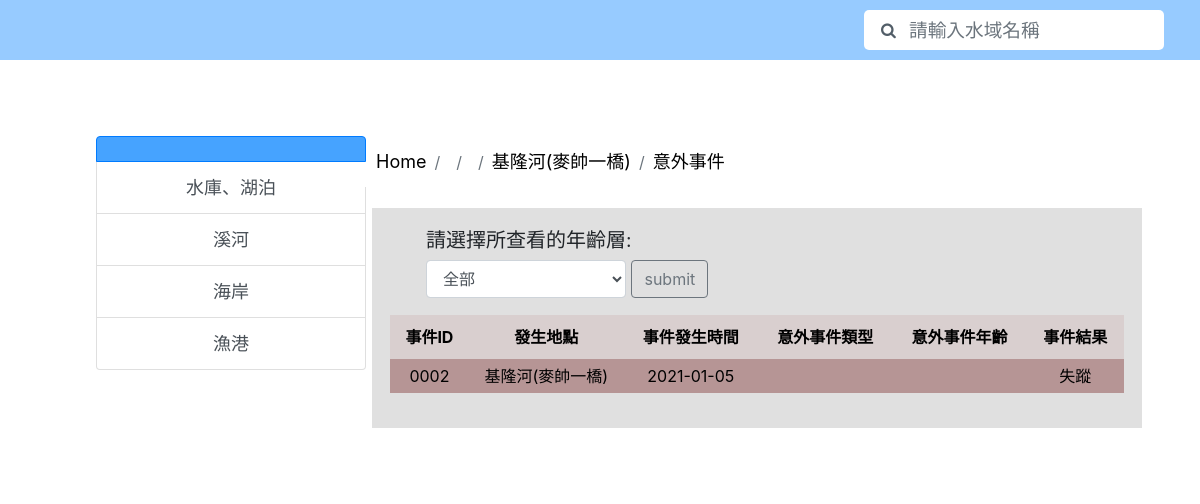
/waterweb2.0/accident.php?location=基隆河(麥帥一橋), run on the app's committed database.
### waterweb2.0/pdo.php (called while the page is built, shortened)
<?php
	class mypdo extends PDO{
		function bindQuery($sql, array $bind = []){
			$this->_stmt = $this->prepare($sql);
			$this->_stmt->execute();
			return $this->_stmt->fetchAll(PDO::FETCH_ASSOC);
		}
	}
?>

### waterweb2.0/accident.php (the view, shortened to what this page needs)
<?php
    require("pdo.php");
    $pdo = new mypdo();
    $table = "";
    $table.= "<br /><br /><br /><table>";
    $watertype=$_GET["type"];
    $area=$_GET["area"];
    $location=$_GET["location"];
    $locationPer=$location.'%';
    $changeagebutton=
    '<form method="post" action="">
        <select name="agelist" class="form-control" style="width:200px;">';
    $changeagebutton.='<option value="全部">全部</option>';
    $changeagebutton.=
    '</select><input type="submit" value="submit" class="btn btn-outline-secondary" style="position:absolute ;left:100%;top:45%"">
    </form>';
    if(isset($_POST["agelist"]))
    {
        $agelist=@$_POST["agelist"];
        if($agelist!="全部")
        {
            $sql = "SELECT `事件ID`,`發生地點`,`事件發生時間`,`意外事件類型`,`意外事件年齡`,`事件結果`
            FROM (`意外事件` LEFT JOIN `意外事件年齡` ON `意外事件`.`年齡層`=`意外事件年齡`.`ID`)
            LEFT JOIN `意外事件類型` ON `意外事件`.`事件類型`=`意外事件類型`.`ID`
            WHERE `發生地點` LIKE '$locationPer' AND `年齡層`='$agelist';";
        }
        else
        {
            $sql = "SELECT `事件ID`,`發生地點`,`事件發生時間`,`意外事件類型`,`意外事件年齡`,`事件結果`
            FROM (`意外事件` LEFT JOIN `意外事件年齡` ON `意外事件`.`年齡層`=`意外事件年齡`.`ID`)
            LEFT JOIN `意外事件類型` ON `意外事件`.`事件類型`=`意外事件類型`.`ID`
            WHERE `發生地點` LIKE '$locationPer';";
        }
        $rows = $pdo->bindQuery($sql);
        if(!$rows)
        {
            $table="<br /><br /><br /><h4>No Data</h4>";
        }
        else
        {
            $table.="<tr>";
            $attributes=array_keys($rows[0]);
            foreach($attributes as $attribute)
            {
                $table.="<th>".$attribute."</th>";
            }
            $table.="</tr>";
            foreach($rows as $row)
            {
                $table .="<tr>";
                foreach($row as $key => $value)
                {
                    if($key=="事件ID")
                    {
                        $table .= "<td>".$value."</td>";
                    }
                    if($key=="發生地點")
                    {
                        $table .= "<td>".$value."</td>";
                    }
                    if($key=="事件發生時間")
                    {
                        $table .= "<td>".$value."</td>";
                    }
                    if($key=="意外事件類型")
                    {
                        $table .= "<td>".$value."</td>";
                    }
                    if($key=="意外事件年齡")
                    {
                        $table .= "<td>".$value."</td>";
                    }
                    if($key=="事件結果")
                    {
                        $table .= "<td>".$value."</td>";
                    }
                }
                $table .="</tr>";
            }
            $table .= "</table>";
        }
    }
    else
    {
        $sql = "SELECT `事件ID`,`發生地點`,`事件發生時間`,`意外事件類型`,`意外事件年齡`,`事件結果`
        FROM (`意外事件` LEFT JOIN `意外事件年齡` ON `意外事件`.`年齡層`=`意外事件年齡`.`ID`)
        LEFT JOIN `意外事件類型` ON `意外事件`.`事件類型`=`意外事件類型`.`ID`
        WHERE `發生地點` LIKE '$locationPer';";
        $rows = $pdo->bindQuery($sql);
        if(!$rows)
        {
            $table="<br /><br /><br /><h4>No Data</h4>";
        }
        else
        {
            $table.="<tr>";
            $attributes=array_keys($rows[0]);
            foreach($attributes as $attribute)
            {
                $table.="<th>".$attribute."</th>";
            }
            $table.="</tr>";
            foreach($rows as $row)
            {
                $table .="<tr>";
                foreach($row as $key => $value)
                {
                    if($key=="事件ID")
                    {
                        $table .= "<td>".$value."</td>";
                    }
                    if($key=="發生地點")
                    {
                        $table .= "<td>".$value."</td>";
                    }
                    if($key=="事件發生時間")
                    {
                        $table .= "<td>".$value."</td>";
                    }
                    if($key=="意外事件類型")
                    {
                        $table .= "<td>".$value."</td>";
                    }
                    if($key=="意外事件年齡")
                    {
                        $table .= "<td>".$value."</td>";
                    }
                    if($key=="事件結果")
                    {
                        $table .= "<td>".$value."</td>";
                    }
                }
                $table .="</tr>";
            }
            $table .= "</table>";
        }
    }
?>
<!DOCTYPE html>
<html>
    <head>
        <link rel="stylesheet" href="https://cdn.jsdelivr.net/npm/bootstrap@4.3.1/dist/css/bootstrap.min.css">
        <link rel="stylesheet" href="accident.css">
        <link href="//maxcdn.bootstrapcdn.com/font-awesome/4.1.0/css/font-awesome.min.css" rel="stylesheet">
        <link rel="stylesheet" href="search.css">
    </head>
    <body>
        <nav class="navbar navbar-light" style="background-color: #97CBFF;height: 60px">
            <div class="search-bar">
	    <form class="form-inline" onsubmit="return false" style="position: absolute;right: 3%;">
                <span class="icon"><i class="fa fa-search"></i></span>
                <input class="form-control mr-sm-2"  type="search" placeholder="請輸入水域名稱" aria-label="Search" name="search-text" id="search-text"/>
            </form>
	    </div>
        </nav>
        <div class="list-group" style="width:270px ;font-size:large;text-align:center;position:absolute;left:8%;top:17%">
            <li class="list-group-item list-group-item-action active" style="background-color: #46A3FF;"><?php echo $area ?></li>
            <a href="type.php?area=<?=$area?>&type=水庫湖泊" class="list-group-item list-group-item-action">水庫、湖泊</a>
            <a href="type.php?area=<?=$area?>&type=溪河" class="list-group-item list-group-item-action">溪河</a>
            <a href="type.php?area=<?=$area?>&type=海岸" class="list-group-item list-group-item-action">海岸</a>
            <a href="type.php?area=<?=$area?>&type=漁港" class="list-group-item list-group-item-action">漁港</a>
        </div>
        <div style="position:absolute;left:30%;top:17%">
            <nav aria-label="breadcrumb">
                <ol class="breadcrumb" style="background-color:white;">
                    <li class="breadcrumb-item"><a href="Home.php" style="color:black;font-size:large">Home</a></li>
                    <li class="breadcrumb-item"><a href="water.php?area=<?=$area?>" style="color:black;font-size:large"><?php echo $area ?></a></li>
                    <li class="breadcrumb-item"><a href="type.php?area=<?=$area?>&type=<?=$watertype?>" style="color:black;font-size:large"><?php echo $watertype?></a></li>
                    <li class="breadcrumb-item"><a href="location.php?area=<?=$area?>&type=<?=$watertype?>&location=<?=$location?>" style="color:black;font-size:large"><?php echo $location?></a></li>
                    <li class="breadcrumb-item"><a href="accident.php?area=<?=$area?>&type=<?=$watertype?>&location=<?=$location?>&age=全部" style="color:black;font-size:large">意外事件</a></li>
                </ol>
            </nav>
        </div>
        <div style="background-color:#E0E0E0;width:770px;height:auto;position:absolute;top:26%;left:31%;">
            <div style="margin:35px 18px;">
                <div style="position:absolute; top:20px;;left:7%">
                    <h5 style="font-family:DFKai-sb;">請選擇所查看的年齡層:</h5>
                    <?php
                        echo $changeagebutton;
                    ?>
                </div>
                <?php
                    echo $table
                ?>
            </div>
            <div style="background-color:#FFFFFF;"><br /><br /></div>
        </div>
    </body>
</html>

### waterweb2.0/accident.css (style rules this page uses)
table { border-spacing: 0; width: 100%; }
tr { text-align: center; background-color: #b69595; color: black; }
td { padding: 5px; }
th { padding: 10px; }
table tbody tr:nth-child(odd) { background-color: #d9cfcf; color: black; }

### waterweb2.0/search.css (style rules this page uses)
.form-inline input#search-text { position: absolute; width: 100%; height: 40px; border: none; font-size: 14pt; float: left; padding-left: 45px; -webkit-border-radius: 5px; -moz-border-radius: 5px; border-radius: 5px; }
.form-inline .icon { position: absolute; margin-left: 17px; z-index: 1; color: #4f5b66fb; }
.form-inline { width: 300px; white-space: nowrap; position: relative; }

### data on the page
意外事件: 事件ID "0002", 發生地點 "基隆河(麥帥一橋)", 事件發生時間 "2021-01-05", 事件結果 "失蹤"

### other printed values
$location "基隆河(麥帥一橋)"
$attribute "事件ID"
$attribute "發生地點"
$attribute "事件發生時間"
$attribute "意外事件類型"
$attribute "意外事件年齡"
$attribute "事件結果"
